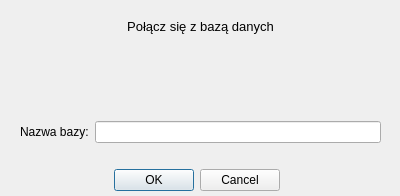
<?xml version="1.0" encoding="UTF-8"?>
<ui version="4.0">
 <class>ConnectDatabaseDialog</class>
 <widget class="QDialog" name="ConnectDatabaseDialog">
  <property name="windowModality">
   <enum>Qt::WindowModal</enum>
  </property>
  <property name="geometry">
   <rect>
    <x>0</x>
    <y>0</y>
    <width>400</width>
    <height>196</height>
   </rect>
  </property>
  <property name="palette">
   <palette>
    <active>
     <colorrole role="Midlight">
      <brush brushstyle="SolidPattern">
       <color alpha="255">
        <red>255</red>
        <green>255</green>
        <blue>255</blue>
       </color>
      </brush>
     </colorrole>
    </active>
    <inactive>
     <colorrole role="Midlight">
      <brush brushstyle="SolidPattern">
       <color alpha="255">
        <red>255</red>
        <green>255</green>
        <blue>255</blue>
       </color>
      </brush>
     </colorrole>
    </inactive>
    <disabled>
     <colorrole role="Midlight">
      <brush brushstyle="SolidPattern">
       <color alpha="255">
        <red>255</red>
        <green>255</green>
        <blue>255</blue>
       </color>
      </brush>
     </colorrole>
    </disabled>
   </palette>
  </property>
  <property name="contextMenuPolicy">
   <enum>Qt::NoContextMenu</enum>
  </property>
  <property name="windowTitle">
   <string>Menadżer Klientów</string>
  </property>
  <property name="autoFillBackground">
   <bool>true</bool>
  </property>
  <widget class="QWidget" name="verticalLayoutWidget">
   <property name="geometry">
    <rect>
     <x>0</x>
     <y>0</y>
     <width>401</width>
     <height>191</height>
    </rect>
   </property>
   <layout class="QVBoxLayout" name="verticalLayout">
    <item>
     <spacer name="verticalSpacer_3">
      <property name="orientation">
       <enum>Qt::Vertical</enum>
      </property>
      <property name="sizeHint" stdset="0">
       <size>
        <width>20</width>
        <height>40</height>
       </size>
      </property>
     </spacer>
    </item>
    <item>
     <widget class="QLabel" name="label_2">
      <property name="sizePolicy">
       <sizepolicy hsizetype="Preferred" vsizetype="Maximum">
        <horstretch>0</horstretch>
        <verstretch>0</verstretch>
       </sizepolicy>
      </property>
      <property name="minimumSize">
       <size>
        <width>0</width>
        <height>20</height>
       </size>
      </property>
      <property name="maximumSize">
       <size>
        <width>16777215</width>
        <height>40</height>
       </size>
      </property>
      <property name="font">
       <font>
        <family>MS Shell Dlg 2</family>
        <pointsize>10</pointsize>
        <weight>50</weight>
        <italic>false</italic>
        <bold>false</bold>
        <strikeout>false</strikeout>
       </font>
      </property>
      <property name="text">
       <string>Połącz się z bazą danych</string>
      </property>
      <property name="scaledContents">
       <bool>false</bool>
      </property>
      <property name="alignment">
       <set>Qt::AlignCenter</set>
      </property>
      <property name="margin">
       <number>0</number>
      </property>
     </widget>
    </item>
    <item>
     <spacer name="verticalSpacer_2">
      <property name="orientation">
       <enum>Qt::Vertical</enum>
      </property>
      <property name="sizeHint" stdset="0">
       <size>
        <width>20</width>
        <height>40</height>
       </size>
      </property>
     </spacer>
    </item>
    <item>
     <widget class="QLabel" name="label_3">
      <property name="sizePolicy">
       <sizepolicy hsizetype="Preferred" vsizetype="Maximum">
        <horstretch>0</horstretch>
        <verstretch>0</verstretch>
       </sizepolicy>
      </property>
      <property name="minimumSize">
       <size>
        <width>40</width>
        <height>40</height>
       </size>
      </property>
      <property name="maximumSize">
       <size>
        <width>16777215</width>
        <height>40</height>
       </size>
      </property>
      <property name="font">
       <font>
        <family>MS Shell Dlg 2</family>
        <pointsize>10</pointsize>
        <weight>75</weight>
        <italic>false</italic>
        <bold>true</bold>
        <strikeout>false</strikeout>
       </font>
      </property>
      <property name="text">
       <string/>
      </property>
      <property name="pixmap">
       <pixmap resource="icons.qrc">:/app/icons/res/unlock-small.png</pixmap>
      </property>
      <property name="scaledContents">
       <bool>false</bool>
      </property>
      <property name="alignment">
       <set>Qt::AlignCenter</set>
      </property>
      <property name="margin">
       <number>0</number>
      </property>
     </widget>
    </item>
    <item>
     <spacer name="verticalSpacer">
      <property name="orientation">
       <enum>Qt::Vertical</enum>
      </property>
      <property name="sizeHint" stdset="0">
       <size>
        <width>20</width>
        <height>40</height>
       </size>
      </property>
     </spacer>
    </item>
    <item>
     <layout class="QHBoxLayout" name="horizontalLayout">
      <property name="sizeConstraint">
       <enum>QLayout::SetDefaultConstraint</enum>
      </property>
      <item>
       <spacer name="horizontalSpacer_2">
        <property name="orientation">
         <enum>Qt::Horizontal</enum>
        </property>
        <property name="sizeType">
         <enum>QSizePolicy::Fixed</enum>
        </property>
        <property name="sizeHint" stdset="0">
         <size>
          <width>20</width>
          <height>20</height>
         </size>
        </property>
       </spacer>
      </item>
      <item>
       <widget class="QLabel" name="label">
        <property name="text">
         <string>Nazwa bazy:</string>
        </property>
       </widget>
      </item>
      <item>
       <widget class="QLineEdit" name="databaseNameBox"/>
      </item>
      <item>
       <spacer name="horizontalSpacer">
        <property name="orientation">
         <enum>Qt::Horizontal</enum>
        </property>
        <property name="sizeType">
         <enum>QSizePolicy::Fixed</enum>
        </property>
        <property name="sizeHint" stdset="0">
         <size>
          <width>20</width>
          <height>20</height>
         </size>
        </property>
       </spacer>
      </item>
     </layout>
    </item>
    <item>
     <layout class="QHBoxLayout" name="horizontalLayout_2">
      <property name="spacing">
       <number>3</number>
      </property>
      <item>
       <spacer name="horizontalSpacer_3">
        <property name="orientation">
         <enum>Qt::Horizontal</enum>
        </property>
        <property name="sizeType">
         <enum>QSizePolicy::Fixed</enum>
        </property>
        <property name="sizeHint" stdset="0">
         <size>
          <width>88</width>
          <height>10</height>
         </size>
        </property>
       </spacer>
      </item>
      <item>
       <widget class="QLabel" name="error">
        <property name="palette">
         <palette>
          <active>
           <colorrole role="WindowText">
            <brush brushstyle="SolidPattern">
             <color alpha="255">
              <red>170</red>
              <green>0</green>
              <blue>0</blue>
             </color>
            </brush>
           </colorrole>
           <colorrole role="Text">
            <brush brushstyle="SolidPattern">
             <color alpha="255">
              <red>170</red>
              <green>0</green>
              <blue>0</blue>
             </color>
            </brush>
           </colorrole>
          </active>
          <inactive>
           <colorrole role="WindowText">
            <brush brushstyle="SolidPattern">
             <color alpha="255">
              <red>170</red>
              <green>0</green>
              <blue>0</blue>
             </color>
            </brush>
           </colorrole>
           <colorrole role="Text">
            <brush brushstyle="SolidPattern">
             <color alpha="255">
              <red>170</red>
              <green>0</green>
              <blue>0</blue>
             </color>
            </brush>
           </colorrole>
          </inactive>
          <disabled>
           <colorrole role="WindowText">
            <brush brushstyle="SolidPattern">
             <color alpha="255">
              <red>120</red>
              <green>120</green>
              <blue>120</blue>
             </color>
            </brush>
           </colorrole>
           <colorrole role="Text">
            <brush brushstyle="SolidPattern">
             <color alpha="255">
              <red>120</red>
              <green>120</green>
              <blue>120</blue>
             </color>
            </brush>
           </colorrole>
          </disabled>
         </palette>
        </property>
        <property name="font">
         <font>
          <weight>75</weight>
          <italic>false</italic>
          <bold>true</bold>
         </font>
        </property>
        <property name="text">
         <string/>
        </property>
       </widget>
      </item>
     </layout>
    </item>
    <item>
     <widget class="QDialogButtonBox" name="buttons">
      <property name="enabled">
       <bool>true</bool>
      </property>
      <property name="sizePolicy">
       <sizepolicy hsizetype="Preferred" vsizetype="Fixed">
        <horstretch>0</horstretch>
        <verstretch>0</verstretch>
       </sizepolicy>
      </property>
      <property name="maximumSize">
       <size>
        <width>280</width>
        <height>16777215</height>
       </size>
      </property>
      <property name="layoutDirection">
       <enum>Qt::LeftToRight</enum>
      </property>
      <property name="orientation">
       <enum>Qt::Horizontal</enum>
      </property>
      <property name="standardButtons">
       <set>QDialogButtonBox::Cancel|QDialogButtonBox::Ok</set>
      </property>
     </widget>
    </item>
   </layout>
  </widget>
 </widget>
 <resources>
  <include location="icons.qrc"/>
 </resources>
 <connections/>
</ui>
